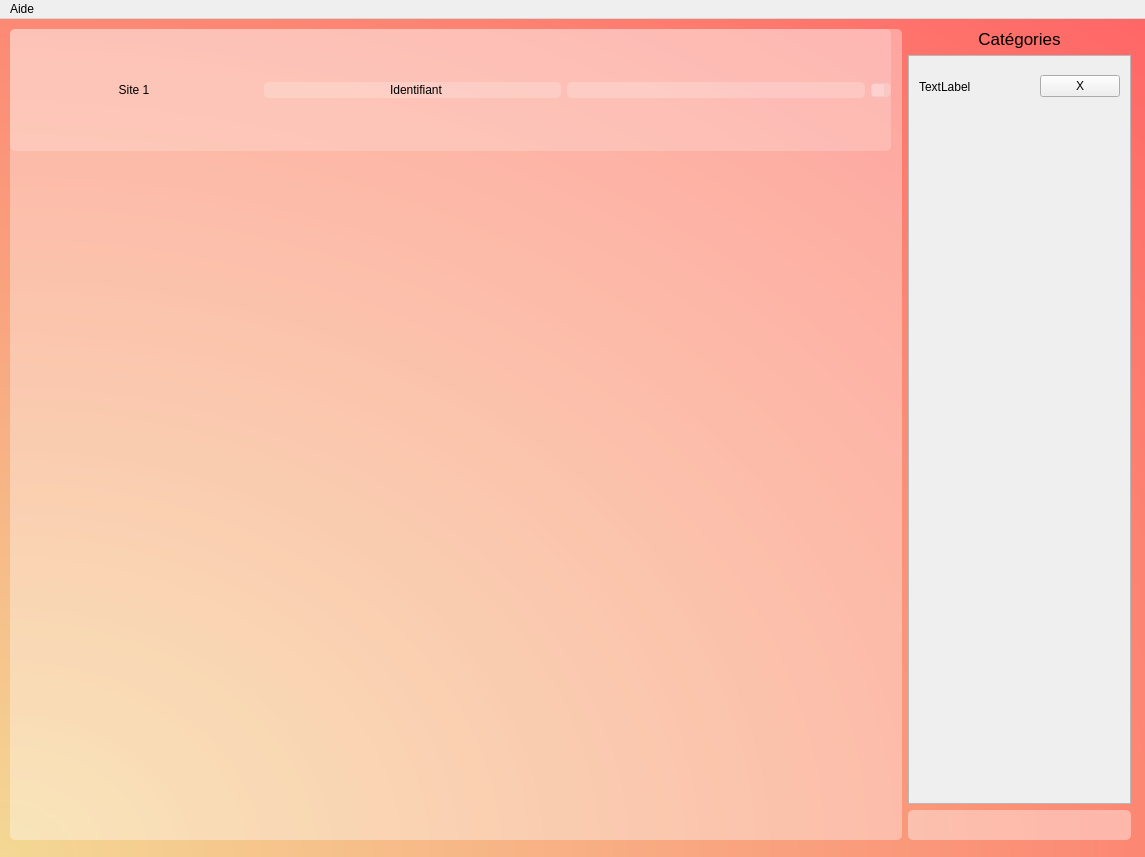
<?xml version="1.0" encoding="UTF-8"?>
<ui version="4.0">
 <class>fenetreGestion</class>
 <widget class="QMainWindow" name="fenetreGestion">
  <property name="geometry">
   <rect>
    <x>0</x>
    <y>0</y>
    <width>1145</width>
    <height>857</height>
   </rect>
  </property>
  <property name="windowTitle">
   <string>Fenêtre de Gestion - MindPass</string>
  </property>
  <property name="windowIcon">
   <iconset>
    <normaloff>../ressources/MindPass-icone.png</normaloff>../ressources/MindPass-icone.png</iconset>
  </property>
  <property name="styleSheet">
   <string notr="true">QMainWindow {
	background: qradialgradient(spread:pad, cx:0, cy:1, radius:1.406, fx:0, fy:1, stop:0 rgba(244, 216, 148, 255), stop:1 rgba(255, 102, 102, 255));
}

#catTitle {
	color: white;
}

QLineEdit {
    background: rgba(255,255,255,100);
    border: none;
    border-radius: 5px;
    color: black;
    padding-left: 10px;
}
</string>
  </property>
  <widget class="QWidget" name="corps_gestion">
   <widget class="QWidget" name="horizontalLayoutWidget_3">
    <property name="geometry">
     <rect>
      <x>10</x>
      <y>10</y>
      <width>1121</width>
      <height>811</height>
     </rect>
    </property>
    <layout class="QHBoxLayout" name="horizontalLayout_gestion" stretch="8,2">
     <property name="sizeConstraint">
      <enum>QLayout::SetNoConstraint</enum>
     </property>
     <item>
      <widget class="QScrollArea" name="scrollArea">
       <property name="styleSheet">
        <string notr="true">QWidget {
    border: none;
    border-radius: 5px;
	background: rgba(255,255,255,50);
}

QLabel {
	background-color: transparent;
	background: transparent;
}
</string>
       </property>
       <property name="widgetResizable">
        <bool>true</bool>
       </property>
       <widget class="QWidget" name="scrollAreaWidgetContents">
        <property name="geometry">
         <rect>
          <x>0</x>
          <y>0</y>
          <width>890</width>
          <height>809</height>
         </rect>
        </property>
        <widget class="QWidget" name="horizontalLayoutWidget">
         <property name="geometry">
          <rect>
           <x>0</x>
           <y>0</y>
           <width>881</width>
           <height>122</height>
          </rect>
         </property>
         <layout class="QHBoxLayout" name="ligne" stretch="100,120,120,0">
          <item>
           <widget class="QLabel" name="site_web">
            <property name="text">
             <string>Site 1</string>
            </property>
            <property name="alignment">
             <set>Qt::AlignCenter</set>
            </property>
           </widget>
          </item>
          <item>
           <widget class="QLineEdit" name="identifiant">
            <property name="text">
             <string>Identifiant</string>
            </property>
            <property name="alignment">
             <set>Qt::AlignCenter</set>
            </property>
           </widget>
          </item>
          <item>
           <widget class="QLineEdit" name="mdp"/>
          </item>
          <item>
           <widget class="QCheckBox" name="categorie">
            <property name="text">
             <string notr="true"/>
            </property>
           </widget>
          </item>
         </layout>
        </widget>
       </widget>
      </widget>
     </item>
     <item>
      <layout class="QVBoxLayout" name="Categories" stretch="0,0,2">
       <item>
        <widget class="QLabel" name="titre_cat">
         <property name="font">
          <font>
           <pointsize>13</pointsize>
          </font>
         </property>
         <property name="text">
          <string>Catégories</string>
         </property>
         <property name="alignment">
          <set>Qt::AlignCenter</set>
         </property>
         <property name="indent">
          <number>0</number>
         </property>
        </widget>
       </item>
       <item>
        <widget class="QScrollArea" name="scrollArea_cat">
         <property name="widgetResizable">
          <bool>true</bool>
         </property>
         <widget class="QWidget" name="scrollAreaWidgetContents_cat">
          <property name="geometry">
           <rect>
            <x>0</x>
            <y>0</y>
            <width>219</width>
            <height>742</height>
           </rect>
          </property>
          <widget class="QWidget" name="horizontalLayoutWidget_2">
           <property name="geometry">
            <rect>
             <x>10</x>
             <y>10</y>
             <width>201</width>
             <height>41</height>
            </rect>
           </property>
           <layout class="QHBoxLayout" name="ligne_cat" stretch="9,1">
            <item>
             <widget class="QLabel" name="label_cat">
              <property name="text">
               <string>TextLabel</string>
              </property>
             </widget>
            </item>
            <item>
             <widget class="QPushButton" name="pushButton_cat">
              <property name="enabled">
               <bool>true</bool>
              </property>
              <property name="text">
               <string>X</string>
              </property>
             </widget>
            </item>
           </layout>
          </widget>
         </widget>
        </widget>
       </item>
       <item>
        <widget class="QLineEdit" name="ajouter_cat">
         <property name="minimumSize">
          <size>
           <width>0</width>
           <height>30</height>
          </size>
         </property>
         <property name="text">
          <string/>
         </property>
         <property name="alignment">
          <set>Qt::AlignCenter</set>
         </property>
        </widget>
       </item>
      </layout>
     </item>
    </layout>
   </widget>
  </widget>
  <widget class="QMenuBar" name="menubar">
   <property name="geometry">
    <rect>
     <x>0</x>
     <y>0</y>
     <width>1145</width>
     <height>21</height>
    </rect>
   </property>
   <widget class="QMenu" name="menuAide">
    <property name="title">
     <string>Aide</string>
    </property>
   </widget>
   <addaction name="menuAide"/>
  </widget>
 </widget>
 <resources/>
 <connections/>
</ui>
